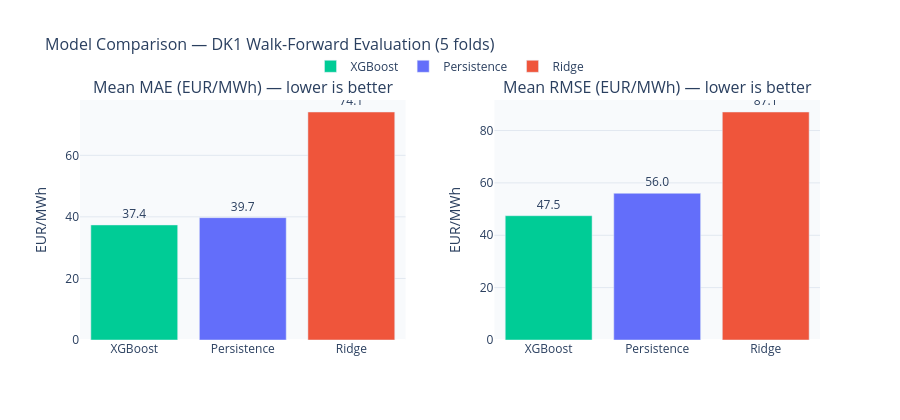

This figure's notebook cell:
### Markdown cell above
---
## 2  Model Comparison — Mean MAE Across Walk-Forward Folds

Three models evaluated on identical DK1 test folds:

| Model | Description | Features |
|-------|-------------|----------|
| **Persistence** | Forecast = price 24h ago | `price_lag_24h` only |
| **Ridge** | Regularised linear regression | Lag + calendar + weather + generation |
| **XGBoost** | Gradient-boosted trees | Full feature set (19 features) |

### Code cell
dk1_metrics = metrics[metrics['zone'] == 'DK1'].copy()
summary = (
    dk1_metrics
    .groupby('model')[['mae', 'rmse', 'directional_accuracy']]
    .mean()
    .round(2)
    .reset_index()
    .sort_values('mae')
)

model_order   = ['persistence', 'ridge', 'xgboost']
model_labels  = {'persistence': 'Persistence', 'ridge': 'Ridge', 'xgboost': 'XGBoost'}
summary['label'] = summary['model'].map(model_labels)
summary['color'] = summary['model'].map(COLOURS)

fig = make_subplots(
    rows=1, cols=2,
    subplot_titles=['Mean MAE (EUR/MWh) — lower is better',
                    'Mean RMSE (EUR/MWh) — lower is better'],
    horizontal_spacing=0.12,
)

for col_idx, metric in enumerate(['mae', 'rmse'], start=1):
    for _, row in summary.iterrows():
        fig.add_trace(
            go.Bar(
                name=row['label'],
                x=[row['label']],
                y=[row[metric]],
                marker_color=row['color'],
                text=[f"{row[metric]:.1f}"],
                textposition='outside',
                showlegend=(col_idx == 1),
            ),
            row=1, col=col_idx,
        )

fig.update_layout(
    title_text='Model Comparison — DK1 Walk-Forward Evaluation (5 folds)',
    title_font_size=16,
    barmode='group',
    height=420,
    legend=dict(orientation='h', yanchor='bottom', y=1.08, xanchor='center', x=0.5),
    plot_bgcolor='#F8FAFC',
    paper_bgcolor='white',
)
fig.update_yaxes(title_text='EUR/MWh', gridcolor='#E2E8F0')
fig.show()

print('\nMean metrics across DK1 folds:')
print(summary[['label', 'mae', 'rmse', 'directional_accuracy']].to_string(index=False))

### Figure 1 — Plotly figure (JSON) as saved in the notebook; plotly's stock layout.template omitted (floating-point values rounded to 4 significant figures)
{"data": [{"marker": {"color": "#00CC96"}, "name": "XGBoost", "showlegend": true, "text": ["37.4"], "textposition": "outside", "type": "bar", "x": ["XGBoost"], "xaxis": "x", "y": [37.38], "yaxis": "y"}, {"marker": {"color": "#636EFA"}, "name": "Persistence", "showlegend": true, "text": ["39.7"], "textposition": "outside", "type": "bar", "x": ["Persistence"], "xaxis": "x", "y": [39.74], "yaxis": "y"}, {"marker": {"color": "#EF553B"}, "name": "Ridge", "showlegend": true, "text": ["74.1"], "textposition": "outside", "type": "bar", "x": ["Ridge"], "xaxis": "x", "y": [74.07], "yaxis": "y"}, {"marker": {"color": "#00CC96"}, "name": "XGBoost", "showlegend": false, "text": ["47.5"], "textposition": "outside", "type": "bar", "x": ["XGBoost"], "xaxis": "x2", "y": [47.47], "yaxis": "y2"}, {"marker": {"color": "#636EFA"}, "name": "Persistence", "showlegend": false, "text": ["56.0"], "textposition": "outside", "type": "bar", "x": ["Persistence"], "xaxis": "x2", "y": [56.02], "yaxis": "y2"}, {"marker": {"color": "#EF553B"}, "name": "Ridge", "showlegend": false, "text": ["87.1"], "textposition": "outside", "type": "bar", "x": ["Ridge"], "xaxis": "x2", "y": [87.08], "yaxis": "y2"}], "layout": {"annotations": [{"font": {"size": 16}, "showarrow": false, "text": "Mean MAE (EUR/MWh) — lower is better", "x": 0.22, "xanchor": "center", "xref": "paper", "y": 1.0, "yanchor": "bottom", "yref": "paper"}, {"font": {"size": 16}, "showarrow": false, "text": "Mean RMSE (EUR/MWh) — lower is better", "x": 0.78, "xanchor": "center", "xref": "paper", "y": 1.0, "yanchor": "bottom", "yref": "paper"}], "barmode": "group", "height": 420, "legend": {"orientation": "h", "x": 0.5, "xanchor": "center", "y": 1.08, "yanchor": "bottom"}, "paper_bgcolor": "white", "plot_bgcolor": "#F8FAFC", "title": {"font": {"size": 16}, "text": "Model Comparison — DK1 Walk-Forward Evaluation (5 folds)"}, "xaxis": {"anchor": "y", "domain": [0.0, 0.44]}, "xaxis2": {"anchor": "y2", "domain": [0.56, 1.0]}, "yaxis": {"anchor": "x", "domain": [0.0, 1.0], "gridcolor": "#E2E8F0", "title": {"text": "EUR/MWh"}}, "yaxis2": {"anchor": "x2", "domain": [0.0, 1.0], "gridcolor": "#E2E8F0", "title": {"text": "EUR/MWh"}}}}
